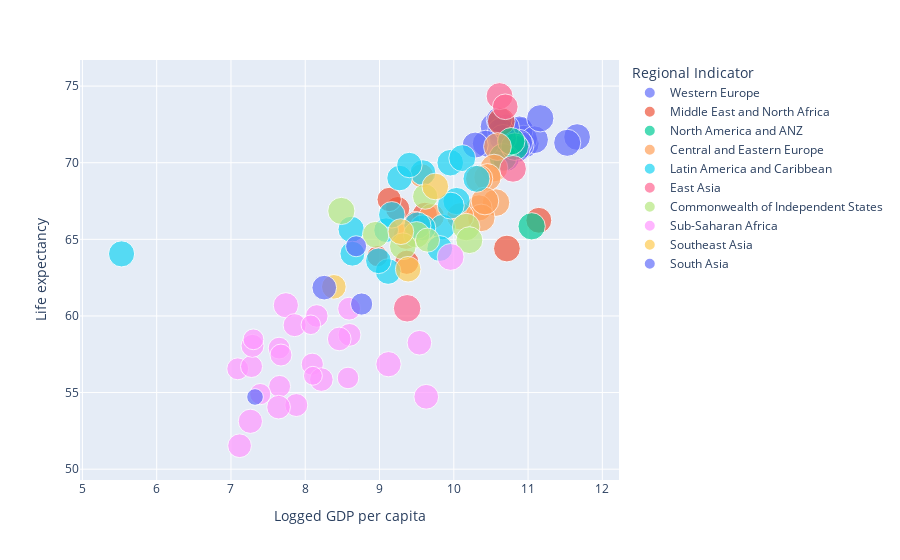

Notebook code cell kept with this figure:
### Code cell
fig.show()

### Figure 1 — Plotly figure (JSON) as saved in the notebook; plotly's stock layout.template omitted (floating-point values rounded to 4 significant figures)
{"data": [{"customdata": [["Finland"], ["Denmark"], ["Iceland"], ["Netherlands"], ["Sweden"], ["Norway"], ["Switzerland"], ["Luxembourg"], ["Austria"], ["Ireland"], ["Germany"], ["Belgium"], ["United Kingdom"], ["France"], ["Spain"], ["Italy"], ["Malta"], ["Cyprus"], ["Portugal"], ["Greece"]], "hovertemplate": "Regional Indicator=Western Europe<br>Logged GDP per capita=%{x}<br>Life expectancy=%{y}<br>Social support=%{marker.size}<br>Country=%{customdata[0]}<extra></extra>", "legendgroup": "Western Europe", "marker": {"color": "#636efa", "size": [0.969, 0.954, 0.983, 0.93, 0.939, 0.943, 0.92, 0.879, 0.888, 0.905, 0.896, 0.915, 0.882, 0.909, 0.932, 0.882, 0.923, 0.826, 0.878, 0.835], "sizemode": "area", "sizeref": 0.002458, "symbol": "circle"}, "mode": "markers", "name": "Western Europe", "orientation": "v", "showlegend": true, "type": "scatter", "x": [10.79, 10.96, 10.9, 10.94, 10.88, 11.09, 11.16, 11.66, 10.9, 11.53, 10.88, 10.84, 10.7, 10.7, 10.54, 10.63, 10.66, 10.61, 10.43, 10.29], "xaxis": "x", "y": [71.15, 71.25, 72.05, 71.55, 72.15, 71.5, 72.9, 71.67, 71.15, 71.3, 71.3, 70.9, 70.3, 72.3, 72.35, 72.05, 71.6, 72.8, 71.25, 71.15], "yaxis": "y"}, {"customdata": [["Israel"], ["United Arab Emirates"], ["Saudi Arabia"], ["Morocco"], ["Iran"], ["Tunisia"], ["Egypt"], ["Jordan"], ["Lebanon"]], "hovertemplate": "Regional Indicator=Middle East and North Africa<br>Logged GDP per capita=%{x}<br>Life expectancy=%{y}<br>Social support=%{marker.size}<br>Country=%{customdata[0]}<extra></extra>", "legendgroup": "Middle East and North Africa", "marker": {"color": "#EF553B", "size": [0.943, 0.826, 0.884, 0.553, 0.778, 0.73, 0.726, 0.729, 0.53], "sizemode": "area", "sizeref": 0.002458, "symbol": "circle"}, "mode": "markers", "name": "Middle East and North Africa", "orientation": "v", "showlegend": true, "type": "scatter", "x": [10.64, 11.14, 10.71, 8.973, 9.61, 9.244, 9.367, 9.13, 9.478], "xaxis": "x", "y": [72.7, 66.24, 64.4, 63.9, 66.6, 67, 63.5, 67.6, 66.15], "yaxis": "y"}, {"customdata": [["New Zealand"], ["Australia"], ["Canada"], ["United States"]], "hovertemplate": "Regional Indicator=North America and ANZ<br>Logged GDP per capita=%{x}<br>Life expectancy=%{y}<br>Social support=%{marker.size}<br>Country=%{customdata[0]}<extra></extra>", "legendgroup": "North America and ANZ", "marker": {"color": "#00cc96", "size": [0.952, 0.934, 0.929, 0.919], "sizemode": "area", "sizeref": 0.002458, "symbol": "circle"}, "mode": "markers", "name": "North America and ANZ", "orientation": "v", "showlegend": true, "type": "scatter", "x": [10.66, 10.82, 10.77, 11.05], "xaxis": "x", "y": [70.35, 71.05, 71.4, 65.85], "yaxis": "y"}, {"customdata": [["Lithuania"], ["Slovenia"], ["Romania"], ["Estonia"], ["Kosovo"], ["Poland"], ["Latvia"], ["Croatia"], ["Hungary"], ["Bulgaria"], ["Albania"], ["North Macedonia"]], "hovertemplate": "Regional Indicator=Central and Eastern Europe<br>Logged GDP per capita=%{x}<br>Life expectancy=%{y}<br>Social support=%{marker.size}<br>Country=%{customdata[0]}<extra></extra>", "legendgroup": "Central and Eastern Europe", "marker": {"color": "#FFA15A", "size": [0.939, 0.951, 0.848, 0.946, 0.844, 0.925, 0.937, 0.917, 0.943, 0.918, 0.718, 0.805], "sizemode": "area", "sizeref": 0.002458, "symbol": "circle"}, "mode": "markers", "name": "Central and Eastern Europe", "orientation": "v", "showlegend": true, "type": "scatter", "x": [10.57, 10.59, 10.34, 10.54, 9.359, 10.45, 10.37, 10.34, 10.42, 10.09, 9.567, 9.703], "xaxis": "x", "y": [67.4, 71.05, 67.05, 69.65, 65.19, 69.05, 66.4, 68.95, 67.5, 66.5, 69.15, 66.5], "yaxis": "y"}, {"customdata": [["Costa Rica"], ["Uruguay"], ["Chile"], ["Mexico"], ["Panama"], ["Nicaragua"], ["Guatemala"], ["Brazil"], ["El Salvador"], ["Argentina"], ["Honduras"], ["Paraguay"], ["Jamaica"], ["Bolivia"], ["Colombia"], ["Dominican Republic"], ["Ecuador"], ["Peru"], ["Venezuela"]], "hovertemplate": "Regional Indicator=Latin America and Caribbean<br>Logged GDP per capita=%{x}<br>Life expectancy=%{y}<br>Social support=%{marker.size}<br>Country=%{customdata[0]}<extra></extra>", "legendgroup": "Latin America and Caribbean", "marker": {"color": "#19d3f3", "size": [0.872, 0.913, 0.889, 0.804, 0.896, 0.853, 0.812, 0.836, 0.755, 0.891, 0.766, 0.906, 0.867, 0.811, 0.822, 0.827, 0.806, 0.798, 0.839], "sizemode": "area", "sizeref": 0.002458, "symbol": "circle"}, "mode": "markers", "name": "Latin America and Caribbean", "orientation": "v", "showlegend": true, "type": "scatter", "x": [9.952, 10.04, 10.11, 9.85, 10.3, 8.618, 9.116, 9.582, 9.089, 9.959, 8.635, 9.51, 9.165, 8.985, 9.584, 9.811, 9.27, 9.402, 5.527], "xaxis": "x", "y": [70, 67.5, 70.3, 65.8, 68.95, 65.65, 62.9, 65.75, 65.6, 67.2, 64.06, 65.9, 66.6, 63.6, 69.35, 64.4, 69, 69.85, 64.05], "yaxis": "y"}, {"customdata": [["Taiwan Province of China"], ["Japan"], ["South Korea"], ["Mongolia"]], "hovertemplate": "Regional Indicator=East Asia<br>Logged GDP per capita=%{x}<br>Life expectancy=%{y}<br>Social support=%{marker.size}<br>Country=%{customdata[0]}<extra></extra>", "legendgroup": "East Asia", "marker": {"color": "#FF6692", "size": [0.884, 0.894, 0.812, 0.933], "sizemode": "area", "sizeref": 0.002458, "symbol": "circle"}, "mode": "markers", "name": "East Asia", "orientation": "v", "showlegend": true, "type": "scatter", "x": [10.8, 10.62, 10.69, 9.372], "xaxis": "x", "y": [69.6, 74.35, 73.65, 60.5], "yaxis": "y"}, {"customdata": [["Kazakhstan"], ["Uzbekistan"], ["Kyrgyzstan"], ["Moldova"], ["Russia"], ["Armenia"], ["Georgia"], ["Ukraine"]], "hovertemplate": "Regional Indicator=Commonwealth of Independent States<br>Logged GDP per capita=%{x}<br>Life expectancy=%{y}<br>Social support=%{marker.size}<br>Country=%{customdata[0]}<extra></extra>", "legendgroup": "Commonwealth of Independent States", "marker": {"color": "#B6E880", "size": [0.931, 0.875, 0.911, 0.857, 0.889, 0.79, 0.716, 0.878], "sizemode": "area", "sizeref": 0.002458, "symbol": "circle"}, "mode": "markers", "name": "Commonwealth of Independent States", "orientation": "v", "showlegend": true, "type": "scatter", "x": [10.17, 8.948, 8.486, 9.499, 10.21, 9.615, 9.646, 9.314], "xaxis": "x", "y": [65.8, 65.3, 66.85, 65.3, 64.95, 67.79, 64.95, 64.55], "yaxis": "y"}, {"customdata": [["Mauritius"], ["Congo (Brazzaville)"], ["Guinea"], ["Ivory Coast"], ["Gabon"], ["Cameroon"], ["Mozambique"], ["Senegal"], ["Mauritania"], ["Namibia"], ["Ghana"], ["Niger"], ["Kenya"], ["Chad"], ["Benin"], ["Gambia"], ["Mali"], ["Togo"], ["Ethiopia"], ["Liberia"], ["Madagascar"], ["Tanzania"], ["Comoros"], ["Malawi"], ["Botswana"], ["Zimbabwe"], ["Sierra Leone"]], "hovertemplate": "Regional Indicator=Sub-Saharan Africa<br>Logged GDP per capita=%{x}<br>Life expectancy=%{y}<br>Social support=%{marker.size}<br>Country=%{customdata[0]}<extra></extra>", "legendgroup": "Sub-Saharan Africa", "marker": {"color": "#FF97FF", "size": [0.888, 0.605, 0.649, 0.572, 0.746, 0.686, 0.692, 0.629, 0.644, 0.787, 0.641, 0.59, 0.69, 0.722, 0.437, 0.584, 0.593, 0.595, 0.782, 0.596, 0.65, 0.653, 0.471, 0.531, 0.753, 0.69, 0.555], "sizemode": "area", "sizeref": 0.002458, "symbol": "circle"}, "mode": "markers", "name": "Sub-Saharan Africa", "orientation": "v", "showlegend": true, "type": "scatter", "x": [9.957, 8.095, 7.88, 8.576, 9.537, 8.217, 7.116, 8.155, 8.591, 9.121, 8.596, 7.091, 8.458, 7.261, 8.103, 7.648, 7.655, 7.673, 7.739, 7.277, 7.29, 7.857, 8.075, 7.302, 9.629, 7.641, 7.394], "xaxis": "x", "y": [63.85, 56.85, 54.19, 55.95, 58.25, 55.85, 51.53, 60.0, 60.48, 56.85, 58.76, 56.55, 58.5, 53.12, 56.09, 57.9, 55.4, 57.45, 60.7, 56.7, 58.05, 59.4, 59.42, 58.48, 54.73, 54.05, 54.9], "yaxis": "y"}, {"customdata": [["Thailand"], ["Vietnam"], ["Indonesia"], ["Cambodia"]], "hovertemplate": "Regional Indicator=Southeast Asia<br>Logged GDP per capita=%{x}<br>Life expectancy=%{y}<br>Social support=%{marker.size}<br>Country=%{customdata[0]}<extra></extra>", "legendgroup": "Southeast Asia", "marker": {"color": "#FECB52", "size": [0.874, 0.821, 0.804, 0.747], "sizemode": "area", "sizeref": 0.002458, "symbol": "circle"}, "mode": "markers", "name": "Southeast Asia", "orientation": "v", "showlegend": true, "type": "scatter", "x": [9.751, 9.287, 9.385, 8.385], "xaxis": "x", "y": [68.45, 65.5, 63.05, 61.9], "yaxis": "y"}, {"customdata": [["Nepal"], ["Bangladesh"], ["India"], ["Afghanistan"]], "hovertemplate": "Regional Indicator=South Asia<br>Logged GDP per capita=%{x}<br>Life expectancy=%{y}<br>Social support=%{marker.size}<br>Country=%{customdata[0]}<extra></extra>", "legendgroup": "South Asia", "marker": {"color": "#636efa", "size": [0.748, 0.544, 0.608, 0.341], "sizemode": "area", "sizeref": 0.002458, "symbol": "circle"}, "mode": "markers", "name": "South Asia", "orientation": "v", "showlegend": true, "type": "scatter", "x": [8.256, 8.685, 8.759, 7.324], "xaxis": "x", "y": [61.85, 64.55, 60.78, 54.71], "yaxis": "y"}], "layout": {"autosize": true, "legend": {"itemsizing": "constant", "title": {"text": "Regional Indicator"}, "tracegroupgap": 0}, "margin": {"t": 60}, "xaxis": {"anchor": "y", "autorange": true, "domain": [0, 1], "range": [4.802, 12.39], "title": {"text": "Logged GDP per capita"}, "type": "linear"}, "yaxis": {"anchor": "x", "autorange": true, "domain": [0, 1], "range": [48.27, 77.86], "title": {"text": "Life expectancy"}, "type": "linear"}}}
